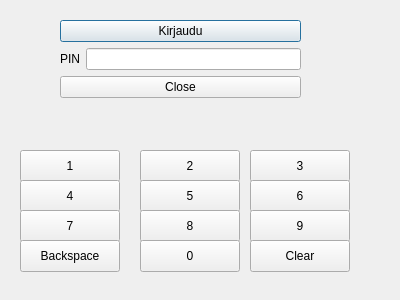
<?xml version="1.0" encoding="UTF-8"?>
<ui version="4.0">
 <class>pin</class>
 <widget class="QDialog" name="pin">
  <property name="geometry">
   <rect>
    <x>0</x>
    <y>0</y>
    <width>400</width>
    <height>300</height>
   </rect>
  </property>
  <property name="windowTitle">
   <string>Dialog</string>
  </property>
  <widget class="QWidget" name="formLayoutWidget">
   <property name="geometry">
    <rect>
     <x>60</x>
     <y>20</y>
     <width>241</width>
     <height>111</height>
    </rect>
   </property>
   <layout class="QFormLayout" name="formLayout">
    <item row="0" column="0" colspan="2">
     <widget class="QPushButton" name="buttonPin">
      <property name="text">
       <string>Kirjaudu</string>
      </property>
     </widget>
    </item>
    <item row="1" column="0">
     <widget class="QLabel" name="label">
      <property name="text">
       <string>PIN</string>
      </property>
     </widget>
    </item>
    <item row="1" column="1">
     <widget class="QLineEdit" name="linePinSignal">
      <property name="echoMode">
       <enum>QLineEdit::Password</enum>
      </property>
     </widget>
    </item>
    <item row="2" column="0" colspan="2">
     <widget class="QPushButton" name="buttonClosePin">
      <property name="text">
       <string>Close</string>
      </property>
     </widget>
    </item>
   </layout>
  </widget>
  <widget class="QPushButton" name="buttonNum1">
   <property name="geometry">
    <rect>
     <x>20</x>
     <y>150</y>
     <width>100</width>
     <height>32</height>
    </rect>
   </property>
   <property name="text">
    <string>1</string>
   </property>
  </widget>
  <widget class="QPushButton" name="buttonNum2">
   <property name="geometry">
    <rect>
     <x>140</x>
     <y>150</y>
     <width>100</width>
     <height>32</height>
    </rect>
   </property>
   <property name="text">
    <string>2</string>
   </property>
  </widget>
  <widget class="QPushButton" name="buttonNum3">
   <property name="geometry">
    <rect>
     <x>250</x>
     <y>150</y>
     <width>100</width>
     <height>32</height>
    </rect>
   </property>
   <property name="text">
    <string>3</string>
   </property>
  </widget>
  <widget class="QPushButton" name="buttonNum4">
   <property name="geometry">
    <rect>
     <x>20</x>
     <y>180</y>
     <width>100</width>
     <height>32</height>
    </rect>
   </property>
   <property name="text">
    <string>4</string>
   </property>
  </widget>
  <widget class="QPushButton" name="buttonNum5">
   <property name="geometry">
    <rect>
     <x>140</x>
     <y>180</y>
     <width>100</width>
     <height>32</height>
    </rect>
   </property>
   <property name="text">
    <string>5</string>
   </property>
  </widget>
  <widget class="QPushButton" name="buttonNum6">
   <property name="geometry">
    <rect>
     <x>250</x>
     <y>180</y>
     <width>100</width>
     <height>32</height>
    </rect>
   </property>
   <property name="text">
    <string>6</string>
   </property>
  </widget>
  <widget class="QPushButton" name="buttonNum7">
   <property name="geometry">
    <rect>
     <x>20</x>
     <y>210</y>
     <width>100</width>
     <height>32</height>
    </rect>
   </property>
   <property name="text">
    <string>7</string>
   </property>
  </widget>
  <widget class="QPushButton" name="buttonNum8">
   <property name="geometry">
    <rect>
     <x>140</x>
     <y>210</y>
     <width>100</width>
     <height>32</height>
    </rect>
   </property>
   <property name="text">
    <string>8</string>
   </property>
  </widget>
  <widget class="QPushButton" name="buttonNum9">
   <property name="geometry">
    <rect>
     <x>250</x>
     <y>210</y>
     <width>100</width>
     <height>32</height>
    </rect>
   </property>
   <property name="text">
    <string>9</string>
   </property>
  </widget>
  <widget class="QPushButton" name="buttonNum0">
   <property name="geometry">
    <rect>
     <x>140</x>
     <y>240</y>
     <width>100</width>
     <height>32</height>
    </rect>
   </property>
   <property name="text">
    <string>0</string>
   </property>
  </widget>
  <widget class="QPushButton" name="buttonBackspace">
   <property name="geometry">
    <rect>
     <x>20</x>
     <y>240</y>
     <width>100</width>
     <height>32</height>
    </rect>
   </property>
   <property name="text">
    <string>Backspace</string>
   </property>
  </widget>
  <widget class="QPushButton" name="buttonClear">
   <property name="geometry">
    <rect>
     <x>250</x>
     <y>240</y>
     <width>100</width>
     <height>32</height>
    </rect>
   </property>
   <property name="text">
    <string>Clear</string>
   </property>
  </widget>
 </widget>
 <resources/>
 <connections/>
</ui>
